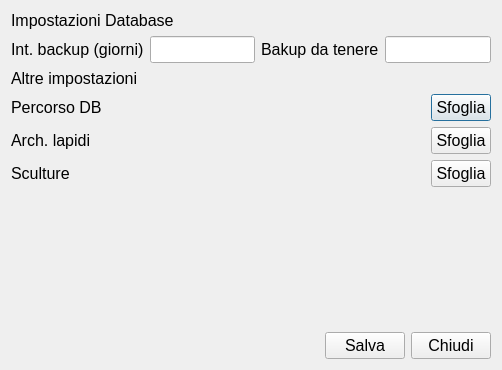
<?xml version="1.0" encoding="UTF-8"?>
<ui version="4.0">
 <class>SettingsClass</class>
 <widget class="QDialog" name="SettingsClass">
  <property name="geometry">
   <rect>
    <x>0</x>
    <y>0</y>
    <width>502</width>
    <height>370</height>
   </rect>
  </property>
  <property name="windowTitle">
   <string>Dialog</string>
  </property>
  <layout class="QGridLayout" name="gridLayout_2">
   <item row="0" column="0">
    <layout class="QGridLayout" name="gridLayout">
     <item row="3" column="0">
      <widget class="QLabel" name="lblOtherSettings">
       <property name="font">
        <font>
         <pointsize>12</pointsize>
        </font>
       </property>
       <property name="text">
        <string>Altre impostazioni</string>
       </property>
      </widget>
     </item>
     <item row="5" column="0">
      <layout class="QHBoxLayout" name="DbPathContainer">
       <item>
        <widget class="QLabel" name="lblDb">
         <property name="minimumSize">
          <size>
           <width>95</width>
           <height>0</height>
          </size>
         </property>
         <property name="maximumSize">
          <size>
           <width>95</width>
           <height>16777215</height>
          </size>
         </property>
         <property name="font">
          <font>
           <pointsize>12</pointsize>
          </font>
         </property>
         <property name="text">
          <string>Percorso DB</string>
         </property>
        </widget>
       </item>
       <item>
        <widget class="QLabel" name="lblDbFile">
         <property name="font">
          <font>
           <pointsize>12</pointsize>
          </font>
         </property>
         <property name="text">
          <string/>
         </property>
        </widget>
       </item>
       <item>
        <widget class="QPushButton" name="btnDbPath">
         <property name="maximumSize">
          <size>
           <width>60</width>
           <height>16777215</height>
          </size>
         </property>
         <property name="font">
          <font>
           <pointsize>12</pointsize>
          </font>
         </property>
         <property name="text">
          <string>Sfoglia</string>
         </property>
        </widget>
       </item>
      </layout>
     </item>
     <item row="6" column="0">
      <layout class="QHBoxLayout" name="ArchivePatContainer">
       <item>
        <widget class="QLabel" name="lblArchive">
         <property name="minimumSize">
          <size>
           <width>95</width>
           <height>0</height>
          </size>
         </property>
         <property name="maximumSize">
          <size>
           <width>95</width>
           <height>16777215</height>
          </size>
         </property>
         <property name="font">
          <font>
           <pointsize>12</pointsize>
          </font>
         </property>
         <property name="text">
          <string>Arch. lapidi</string>
         </property>
        </widget>
       </item>
       <item>
        <widget class="QLabel" name="lblArchiveFolder">
         <property name="font">
          <font>
           <pointsize>12</pointsize>
          </font>
         </property>
         <property name="text">
          <string/>
         </property>
        </widget>
       </item>
       <item>
        <widget class="QPushButton" name="btnArchiveFolder">
         <property name="maximumSize">
          <size>
           <width>60</width>
           <height>16777204</height>
          </size>
         </property>
         <property name="font">
          <font>
           <pointsize>12</pointsize>
          </font>
         </property>
         <property name="text">
          <string>Sfoglia</string>
         </property>
        </widget>
       </item>
      </layout>
     </item>
     <item row="8" column="0">
      <spacer name="verticalSpacer">
       <property name="orientation">
        <enum>Qt::Orientation::Vertical</enum>
       </property>
       <property name="sizeHint" stdset="0">
        <size>
         <width>20</width>
         <height>40</height>
        </size>
       </property>
      </spacer>
     </item>
     <item row="10" column="0">
      <layout class="QHBoxLayout" name="ButtonBarContainer">
       <item>
        <spacer name="horizontalSpacer">
         <property name="orientation">
          <enum>Qt::Orientation::Horizontal</enum>
         </property>
         <property name="sizeHint" stdset="0">
          <size>
           <width>40</width>
           <height>20</height>
          </size>
         </property>
        </spacer>
       </item>
       <item>
        <widget class="QPushButton" name="btnSave">
         <property name="font">
          <font>
           <pointsize>12</pointsize>
          </font>
         </property>
         <property name="text">
          <string>Salva</string>
         </property>
        </widget>
       </item>
       <item>
        <widget class="QPushButton" name="btnClose">
         <property name="font">
          <font>
           <pointsize>12</pointsize>
          </font>
         </property>
         <property name="text">
          <string>Chiudi</string>
         </property>
        </widget>
       </item>
      </layout>
     </item>
     <item row="2" column="0">
      <layout class="QHBoxLayout" name="DbFieldsContainer">
       <item>
        <widget class="QLabel" name="lblBkupInterval">
         <property name="font">
          <font>
           <pointsize>12</pointsize>
          </font>
         </property>
         <property name="text">
          <string>Int. backup (giorni)</string>
         </property>
        </widget>
       </item>
       <item>
        <widget class="QLineEdit" name="leBkupInterval">
         <property name="font">
          <font>
           <pointsize>12</pointsize>
          </font>
         </property>
         <property name="toolTip">
          <string>Intervallo in giorni tra un backup e il successivo</string>
         </property>
        </widget>
       </item>
       <item>
        <widget class="QLabel" name="lblBkupKeep">
         <property name="font">
          <font>
           <pointsize>12</pointsize>
          </font>
         </property>
         <property name="text">
          <string>Bakup da tenere</string>
         </property>
        </widget>
       </item>
       <item>
        <widget class="QLineEdit" name="leBkupKeep">
         <property name="font">
          <font>
           <pointsize>12</pointsize>
          </font>
         </property>
         <property name="toolTip">
          <string>Numero di backup da mantenere</string>
         </property>
        </widget>
       </item>
      </layout>
     </item>
     <item row="0" column="0">
      <widget class="QLabel" name="lblDbSettings">
       <property name="font">
        <font>
         <pointsize>12</pointsize>
        </font>
       </property>
       <property name="text">
        <string>Impostazioni Database</string>
       </property>
      </widget>
     </item>
     <item row="7" column="0">
      <layout class="QHBoxLayout" name="SculpturesPathContainer">
       <item>
        <widget class="QLabel" name="lblSculptures">
         <property name="minimumSize">
          <size>
           <width>95</width>
           <height>0</height>
          </size>
         </property>
         <property name="maximumSize">
          <size>
           <width>95</width>
           <height>16777215</height>
          </size>
         </property>
         <property name="font">
          <font>
           <pointsize>12</pointsize>
          </font>
         </property>
         <property name="text">
          <string>Sculture</string>
         </property>
        </widget>
       </item>
       <item>
        <widget class="QLabel" name="lblSculpturesFolder">
         <property name="font">
          <font>
           <pointsize>12</pointsize>
          </font>
         </property>
         <property name="text">
          <string/>
         </property>
        </widget>
       </item>
       <item>
        <widget class="QPushButton" name="btnSculpturesFolder">
         <property name="maximumSize">
          <size>
           <width>60</width>
           <height>16777215</height>
          </size>
         </property>
         <property name="font">
          <font>
           <pointsize>12</pointsize>
          </font>
         </property>
         <property name="text">
          <string>Sfoglia</string>
         </property>
        </widget>
       </item>
      </layout>
     </item>
    </layout>
   </item>
  </layout>
 </widget>
 <resources/>
 <connections/>
</ui>
